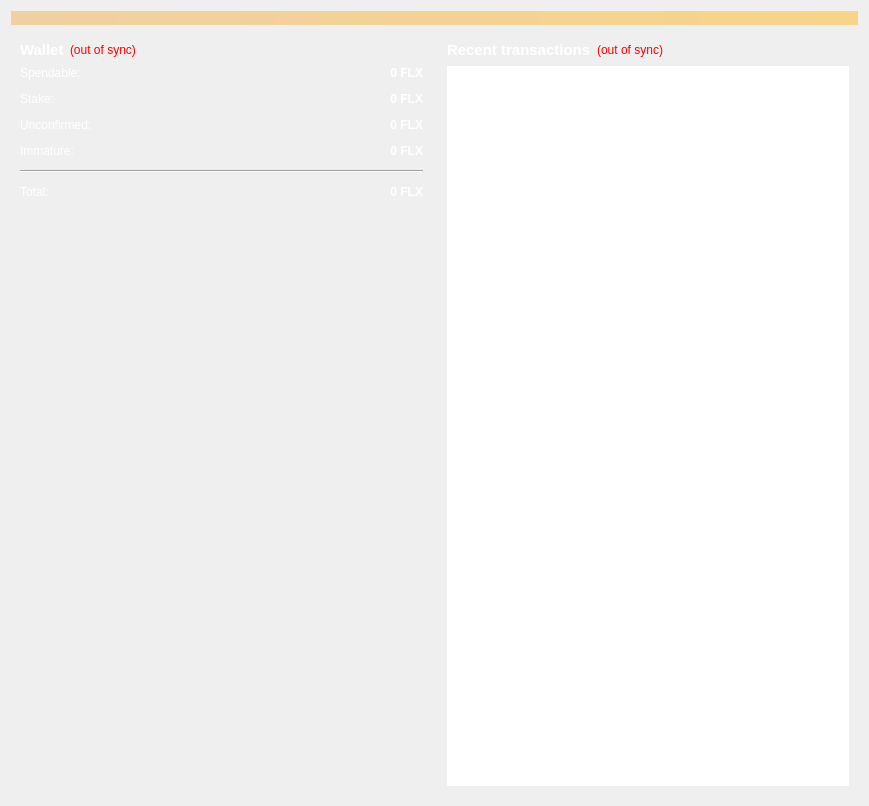
<?xml version="1.0" encoding="UTF-8"?>
<ui version="4.0">
 <class>OverviewPage</class>
 <widget class="QWidget" name="OverviewPage">
  <property name="geometry">
   <rect>
    <x>0</x>
    <y>0</y>
    <width>869</width>
    <height>806</height>
   </rect>
  </property>
  <property name="windowTitle">
   <string>Form</string>
  </property>
  <layout class="QVBoxLayout" name="topLayout">
   <item>
    <widget class="QLabel" name="labelAlerts">
     <property name="visible">
      <bool>false</bool>
     </property>
     <property name="styleSheet">
      <string notr="true">background-color: qlineargradient(x1: 0, y1: 0, x2: 1, y2: 0, stop:0 #F0D0A0, stop:1 #F8D488);  color:#000000
</string>
     </property>
     <property name="wordWrap">
      <bool>true</bool>
     </property>
     <property name="margin">
      <number>3</number>
     </property>
    </widget>
   </item>
   <item>
    <layout class="QHBoxLayout" name="horizontalLayout" stretch="1,1">
     <item>
      <layout class="QVBoxLayout" name="verticalLayout_2">
       <item>
        <widget class="QWidget" name="widget" native="true">
         <layout class="QVBoxLayout" name="verticalLayout_4">
          <item>
           <layout class="QHBoxLayout" name="horizontalLayout_4">
            <item>
             <widget class="QLabel" name="label_5">
              <property name="font">
               <font>
                <pointsize>11</pointsize>
                <weight>75</weight>
                <bold>true</bold>
               </font>
              </property>
              <property name="styleSheet">
               <string notr="true">color: rgb(255, 255, 255);</string>
              </property>
              <property name="text">
               <string>Wallet</string>
              </property>
             </widget>
            </item>
            <item>
             <widget class="QLabel" name="labelWalletStatus">
              <property name="toolTip">
               <string>The displayed information may be out of date. Your wallet automatically synchronizes with the FlexCoin network after a connection is established, but this process has not completed yet.</string>
              </property>
              <property name="styleSheet">
               <string notr="true">QLabel { color: red; }</string>
              </property>
              <property name="text">
               <string notr="true">(out of sync)</string>
              </property>
              <property name="alignment">
               <set>Qt::AlignLeading|Qt::AlignLeft|Qt::AlignVCenter</set>
              </property>
             </widget>
            </item>
            <item>
             <spacer name="horizontalSpacer_2">
              <property name="orientation">
               <enum>Qt::Horizontal</enum>
              </property>
              <property name="sizeHint" stdset="0">
               <size>
                <width>40</width>
                <height>20</height>
               </size>
              </property>
             </spacer>
            </item>
           </layout>
          </item>
          <item>
           <layout class="QFormLayout" name="formLayout_2">
            <property name="fieldGrowthPolicy">
             <enum>QFormLayout::AllNonFixedFieldsGrow</enum>
            </property>
            <property name="horizontalSpacing">
             <number>12</number>
            </property>
            <property name="verticalSpacing">
             <number>12</number>
            </property>
            <item row="0" column="0">
             <widget class="QLabel" name="label">
              <property name="styleSheet">
               <string notr="true">color: rgb(255, 255, 255);</string>
              </property>
              <property name="text">
               <string>Spendable:</string>
              </property>
             </widget>
            </item>
            <item row="0" column="1">
             <widget class="QLabel" name="labelBalance">
              <property name="font">
               <font>
                <weight>75</weight>
                <bold>true</bold>
               </font>
              </property>
              <property name="cursor">
               <cursorShape>IBeamCursor</cursorShape>
              </property>
              <property name="toolTip">
               <string>Your current spendable balance</string>
              </property>
              <property name="styleSheet">
               <string notr="true">color: rgb(255, 255, 255);</string>
              </property>
              <property name="text">
               <string notr="true">0 FLX</string>
              </property>
              <property name="alignment">
               <set>Qt::AlignRight|Qt::AlignTrailing|Qt::AlignVCenter</set>
              </property>
              <property name="textInteractionFlags">
               <set>Qt::LinksAccessibleByMouse|Qt::TextSelectableByKeyboard|Qt::TextSelectableByMouse</set>
              </property>
             </widget>
            </item>
            <item row="1" column="0">
             <widget class="QLabel" name="label_6">
              <property name="styleSheet">
               <string notr="true">color: rgb(255, 255, 255);</string>
              </property>
              <property name="text">
               <string>Stake:</string>
              </property>
             </widget>
            </item>
            <item row="1" column="1">
             <widget class="QLabel" name="labelStake">
              <property name="font">
               <font>
                <weight>75</weight>
                <bold>true</bold>
               </font>
              </property>
              <property name="cursor">
               <cursorShape>IBeamCursor</cursorShape>
              </property>
              <property name="toolTip">
               <string>Total of coins that was staked, and do not yet count toward the current balance</string>
              </property>
              <property name="styleSheet">
               <string notr="true">color: rgb(255, 255, 255);</string>
              </property>
              <property name="text">
               <string notr="true">0 FLX</string>
              </property>
              <property name="alignment">
               <set>Qt::AlignRight|Qt::AlignTrailing|Qt::AlignVCenter</set>
              </property>
              <property name="textInteractionFlags">
               <set>Qt::LinksAccessibleByMouse|Qt::TextSelectableByKeyboard|Qt::TextSelectableByMouse</set>
              </property>
             </widget>
            </item>
            <item row="2" column="0">
             <widget class="QLabel" name="label_3">
              <property name="styleSheet">
               <string notr="true">color: rgb(255, 255, 255);</string>
              </property>
              <property name="text">
               <string>Unconfirmed:</string>
              </property>
             </widget>
            </item>
            <item row="2" column="1">
             <widget class="QLabel" name="labelUnconfirmed">
              <property name="font">
               <font>
                <weight>75</weight>
                <bold>true</bold>
               </font>
              </property>
              <property name="cursor">
               <cursorShape>IBeamCursor</cursorShape>
              </property>
              <property name="toolTip">
               <string>Total of transactions that have yet to be confirmed, and do not yet count toward the current balance</string>
              </property>
              <property name="styleSheet">
               <string notr="true">color: rgb(255, 255, 255);</string>
              </property>
              <property name="text">
               <string notr="true">0 FLX</string>
              </property>
              <property name="alignment">
               <set>Qt::AlignRight|Qt::AlignTrailing|Qt::AlignVCenter</set>
              </property>
              <property name="textInteractionFlags">
               <set>Qt::LinksAccessibleByMouse|Qt::TextSelectableByKeyboard|Qt::TextSelectableByMouse</set>
              </property>
             </widget>
            </item>
            <item row="3" column="0">
             <widget class="QLabel" name="labelImmatureText">
              <property name="styleSheet">
               <string notr="true">color: rgb(255, 255, 255);</string>
              </property>
              <property name="text">
               <string>Immature:</string>
              </property>
             </widget>
            </item>
            <item row="3" column="1">
             <widget class="QLabel" name="labelImmature">
              <property name="font">
               <font>
                <weight>75</weight>
                <bold>true</bold>
               </font>
              </property>
              <property name="toolTip">
               <string>Mined balance that has not yet matured</string>
              </property>
              <property name="styleSheet">
               <string notr="true">color: rgb(255, 255, 255);</string>
              </property>
              <property name="text">
               <string notr="true">0 FLX</string>
              </property>
              <property name="alignment">
               <set>Qt::AlignRight|Qt::AlignTrailing|Qt::AlignVCenter</set>
              </property>
              <property name="textInteractionFlags">
               <set>Qt::LinksAccessibleByMouse|Qt::TextSelectableByKeyboard|Qt::TextSelectableByMouse</set>
              </property>
             </widget>
            </item>
            <item row="4" column="0" colspan="2">
             <widget class="Line" name="line">
              <property name="orientation">
               <enum>Qt::Horizontal</enum>
              </property>
             </widget>
            </item>
            <item row="5" column="0">
             <widget class="QLabel" name="labelTotalText">
              <property name="styleSheet">
               <string notr="true">color: rgb(255, 255, 255);</string>
              </property>
              <property name="text">
               <string>Total:</string>
              </property>
             </widget>
            </item>
            <item row="5" column="1">
             <widget class="QLabel" name="labelTotal">
              <property name="font">
               <font>
                <weight>75</weight>
                <bold>true</bold>
               </font>
              </property>
              <property name="cursor">
               <cursorShape>IBeamCursor</cursorShape>
              </property>
              <property name="toolTip">
               <string>Your current total balance</string>
              </property>
              <property name="styleSheet">
               <string notr="true">color: rgb(255, 255, 255);</string>
              </property>
              <property name="text">
               <string notr="true">0 FLX</string>
              </property>
              <property name="alignment">
               <set>Qt::AlignRight|Qt::AlignTrailing|Qt::AlignVCenter</set>
              </property>
              <property name="textInteractionFlags">
               <set>Qt::LinksAccessibleByMouse|Qt::TextSelectableByKeyboard|Qt::TextSelectableByMouse</set>
              </property>
             </widget>
            </item>
           </layout>
          </item>
         </layout>
        </widget>
       </item>
       <item>
        <spacer name="verticalSpacer">
         <property name="orientation">
          <enum>Qt::Vertical</enum>
         </property>
         <property name="sizeHint" stdset="0">
          <size>
           <width>20</width>
           <height>10</height>
          </size>
         </property>
        </spacer>
       </item>
       <item alignment="Qt::AlignLeft|Qt::AlignBottom">
        <widget class="QLabel" name="coinLogo">
         <property name="text">
          <string/>
         </property>
         <property name="pixmap">
          <pixmap resource="../bitcoin.qrc">:/icons/logo_backg</pixmap>
         </property>
         <property name="alignment">
          <set>Qt::AlignCenter</set>
         </property>
         <property name="margin">
          <number>-2</number>
         </property>
        </widget>
       </item>
      </layout>
     </item>
     <item>
      <layout class="QVBoxLayout" name="verticalLayout_3">
       <item>
        <widget class="QWidget" name="widget_2" native="true">
         <layout class="QVBoxLayout" name="verticalLayout">
          <item>
           <layout class="QHBoxLayout" name="horizontalLayout_2">
            <item>
             <widget class="QLabel" name="label_4">
              <property name="font">
               <font>
                <pointsize>11</pointsize>
                <weight>75</weight>
                <bold>true</bold>
               </font>
              </property>
              <property name="styleSheet">
               <string notr="true">color: rgb(255, 255, 255);</string>
              </property>
              <property name="text">
               <string>&lt;b&gt;Recent transactions&lt;/b&gt;</string>
              </property>
             </widget>
            </item>
            <item>
             <widget class="QLabel" name="labelTransactionsStatus">
              <property name="toolTip">
               <string>The displayed information may be out of date. Your wallet automatically synchronizes with the FlexCoin network after a connection is established, but this process has not completed yet.</string>
              </property>
              <property name="styleSheet">
               <string notr="true">QLabel { color: red; }</string>
              </property>
              <property name="text">
               <string notr="true">(out of sync)</string>
              </property>
              <property name="alignment">
               <set>Qt::AlignRight|Qt::AlignTrailing|Qt::AlignVCenter</set>
              </property>
             </widget>
            </item>
            <item>
             <spacer name="horizontalSpacer">
              <property name="orientation">
               <enum>Qt::Horizontal</enum>
              </property>
              <property name="sizeHint" stdset="0">
               <size>
                <width>40</width>
                <height>20</height>
               </size>
              </property>
             </spacer>
            </item>
           </layout>
          </item>
          <item>
           <widget class="QListView" name="listTransactions">
            <property name="styleSheet">
             <string notr="true">QListView { background: transparent; }
color: rgb(255, 255, 255);</string>
            </property>
            <property name="frameShape">
             <enum>QFrame::NoFrame</enum>
            </property>
            <property name="verticalScrollBarPolicy">
             <enum>Qt::ScrollBarAlwaysOff</enum>
            </property>
            <property name="horizontalScrollBarPolicy">
             <enum>Qt::ScrollBarAlwaysOff</enum>
            </property>
            <property name="selectionMode">
             <enum>QAbstractItemView::NoSelection</enum>
            </property>
           </widget>
          </item>
         </layout>
        </widget>
       </item>
      </layout>
     </item>
    </layout>
   </item>
  </layout>
 </widget>
 <resources>
  <include location="../bitcoin.qrc"/>
 </resources>
 <connections/>
</ui>
